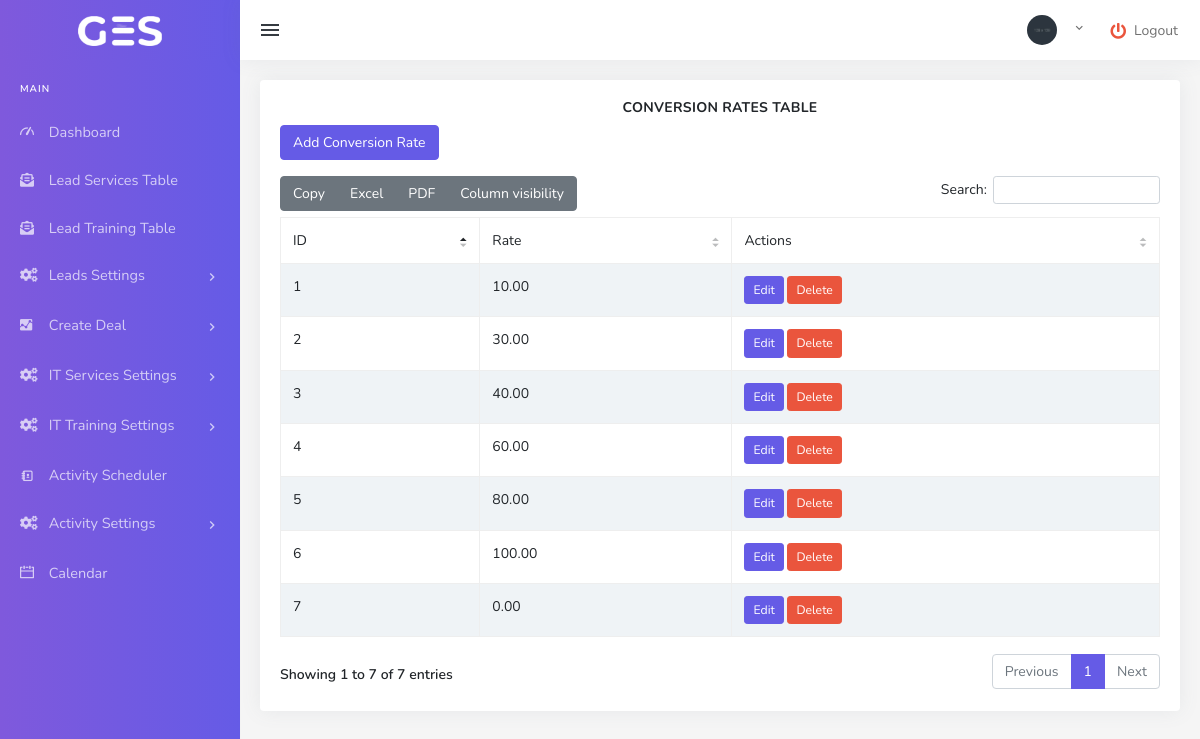
Screenshot of /index.php/conversion_rate with the database file from the repository.
### tables this page shows
CREATE TABLE `conversion_rate` (
  `id` int(11) NOT NULL,
  `rate` decimal(10,2) NOT NULL
);

### application/controllers/Conversion_rate.php (called while the page is built, shortened)
<?php
class Conversion_rate extends CI_Controller {
    public function __construct() {
        $this->load->model('Conversion_rate_model');
    }
    public function index() {
        $data['conversion_rates'] = $this->Conversion_rate_model->get_conversion_rates();
        $this->load->view('includes/header',$page_data);
        $this->load->view('deal/conversion_rate/index', $data);
        $this->load->view('includes/footer',$page_data);
    }
}

### index.php (called while the page is built, shortened)
<?php
require_once BASEPATH.'core/CodeIgniter.php';

### application/models/Conversion_rate_model.php (called while the page is built, shortened)
<?php
class Conversion_rate_model extends CI_Model {
    public function get_conversion_rates() {
        return $this->db->get('Conversion_rate')->result();
    }
}

### application/views/deal/conversion_rate/index.php (the view)
<div class="row">
    <div class="col-12">
        <div class="card">
            <div class="card-body">
                <div class="text-center">
                    <h4 class="card-title">Conversion Rates Table</h4>
                </div>
                <a href="<?php echo base_url('conversion_rate/create'); ?>" class="btn btn-primary mb-3">Add Conversion Rate</a>
                <table id="datatable-buttons" class="table table-striped table-bordered dt-responsive nowrap" style="border-collapse: collapse; border-spacing: 0; width: 100%;">
                    <thead>
                        <tr>
                            <th>ID</th>
                            <th>Rate</th>
                            <th>Actions</th>
                        </tr>
                    </thead>
                    <tbody>
                        <?php foreach ($conversion_rates as $conversion_rate): ?>
                            <tr>
                                <td><?= $conversion_rate->id ?></td>
                                <td><?= $conversion_rate->rate ?></td>
                                <td>
                                    <a href="<?= base_url('conversion_rate/edit/' . $conversion_rate->id) ?>" class="btn btn-primary btn-sm">Edit</a>
                                    <a href="<?= base_url('conversion_rate/delete/' . $conversion_rate->id) ?>" class="btn btn-danger btn-sm" onclick="return confirm('Are you sure you want to delete this conversion rate?')">Delete</a>
                                </td>
                            </tr>
                        <?php endforeach; ?>
                    </tbody>
                </table>
            </div>
        </div>
    </div>
</div>

### rows the page displays
conversion_rate: id "1", rate "10.00"
conversion_rate: id "2", rate "30.00"
conversion_rate: id "3", rate "40.00"
conversion_rate: id "4", rate "60.00"
conversion_rate: id "5", rate "80.00"
conversion_rate: id "6", rate "100.00"
conversion_rate: id "7", rate "0.00"
